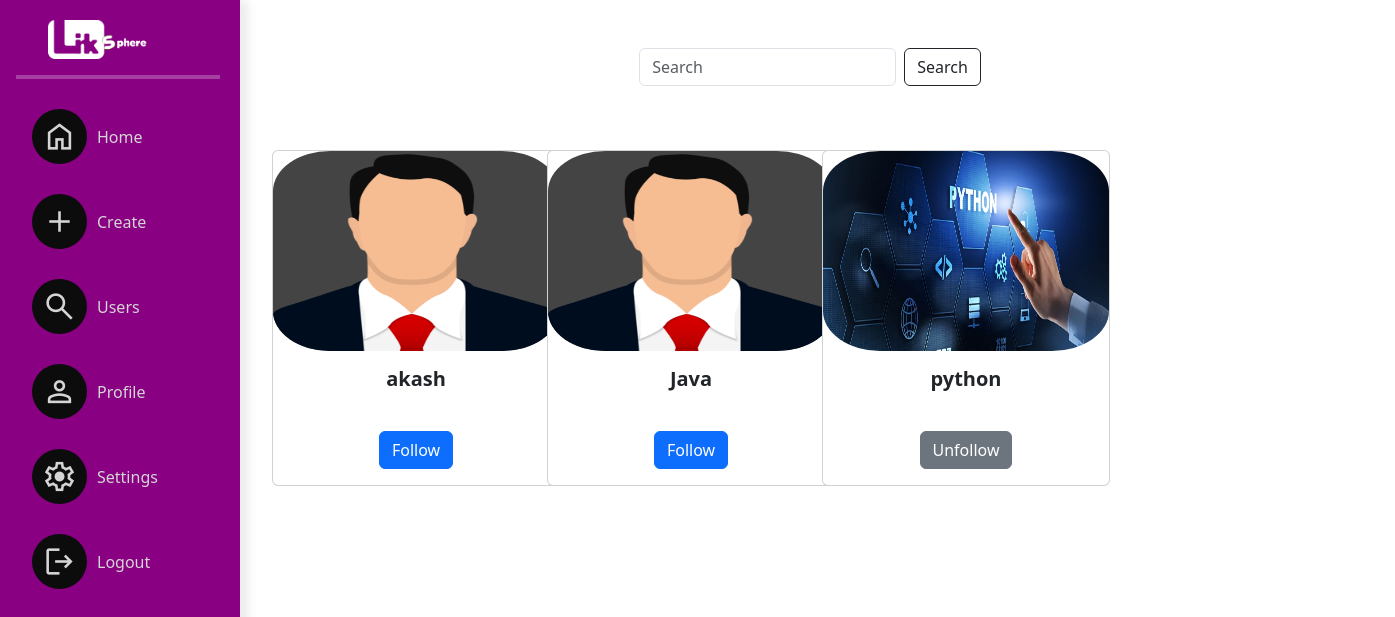
The app's page /linkshpere/profile/all/ (signed in), older data.
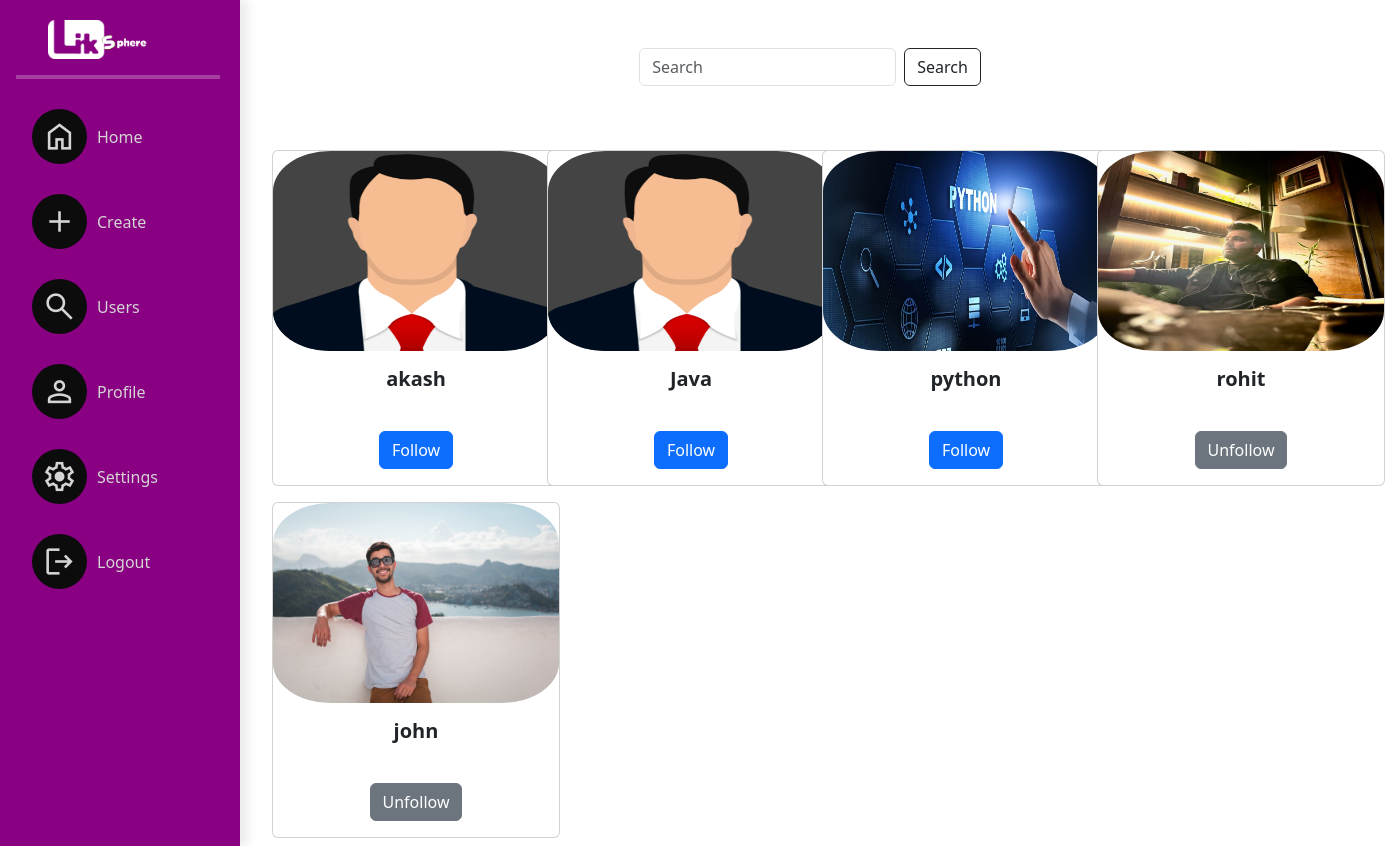
The same page, newer data.
### socialapp/models.py (models this page shows)
class UserProfile(models.Model):
    user=models.OneToOneField(User,on_delete=models.CASCADE,related_name="profile")
    address=models.CharField(max_length=200,null=True)
    phone=models.CharField(max_length=200,null=True)
    profile_pic=models.ImageField(upload_to="profilepics",null=True,blank=True)
    dob=models.DateField(null=True)
    bio=models.CharField(max_length=200,null=True)
    following=models.ManyToManyField("self",related_name="followed_by",symmetrical=False,null=True)
    block=models.ManyToManyField("self",related_name="blocked",symmetrical=False,null=True)
    def __str__(self):
        return self.user.username

### socialapp/views.py (the view)
# urls.py: path('linkshpere/profile/all/',views.ProfileListView.as_view(),name="profile-list"),
@method_decorator(decs,name="dispatch")
class ProfileListView(View):
    def get(self,request,*args,**kwargs):
        qs=UserProfile.objects.all().exclude(user=request.user).exclude(user__username='admin')
        return render (request,"profile_list.html",{"data":qs})

### socialapp/templates/profile_list.html (shortened to what this page needs)
{%extends 'base.html'%}
{%load static%}
{%block body_block%}
        <div class="container list">
                <div class="container mt-5 d-flex justify-content-center">
                  <form class="d-flex" role="search">
                    <input class="form-control me-2" type="search" placeholder="Search" aria-label="Search">
                    <button class="btn btn-outline-dark" type="submit">Search</button>
                  </form>
                </div>
            <div class="row m-2 mt-5">
            {%for profile in data%}
            <div class="col-3 mt-3">
                <div class="card" style="width: 18rem;">
                    <a href="{%url 'profile-details' profile.id%}">
                    {%if profile.profile_pic%}
                      <img src="{{profile.profile_pic.url}}" class="card-img-top" alt="..." height="200px" style="border-radius: 20%;">
                    {%else%}
                      <img src="{%static 'socialapp/images/profilepic.png'%}" class="card-img-top" alt="..." height="200px" style="border-radius: 20%; background-color: rgb(68, 68, 68);" >
                    {%endif%}
                    <div class="card-body d-flex justify-content-center">
                      <h5 class="card-title text-dark fw-bold">{{profile}}</h5></a>
                    </div>
                    <div class="card-body ">
                      <form action="{%url 'follow' profile.id%}" method="post" class="d-flex justify-content-evenly">
                        {%if profile in request.user.profile.following.all%}
                          <button type="submit" class="btn btn-secondary" name="action" value="unfollow">Unfollow</button>
                        {%else%}
                          <button type="submit" class="btn btn-primary" name="action" value="follow">Follow</button>
                        {%endif%}
                      </form>
                    </div>
                  </div>
            </div>
            {%endfor%}
{%endblock%}

Row changes from the older to the newer data that the page shows:
computed for UserProfile "python": text "Unfollow" → "Follow"
added UserProfile: profile_pic (picture), user.username "rohit", shows "Unfollow"
added UserProfile: profile_pic (picture), user.username "john", shows "Unfollow"
